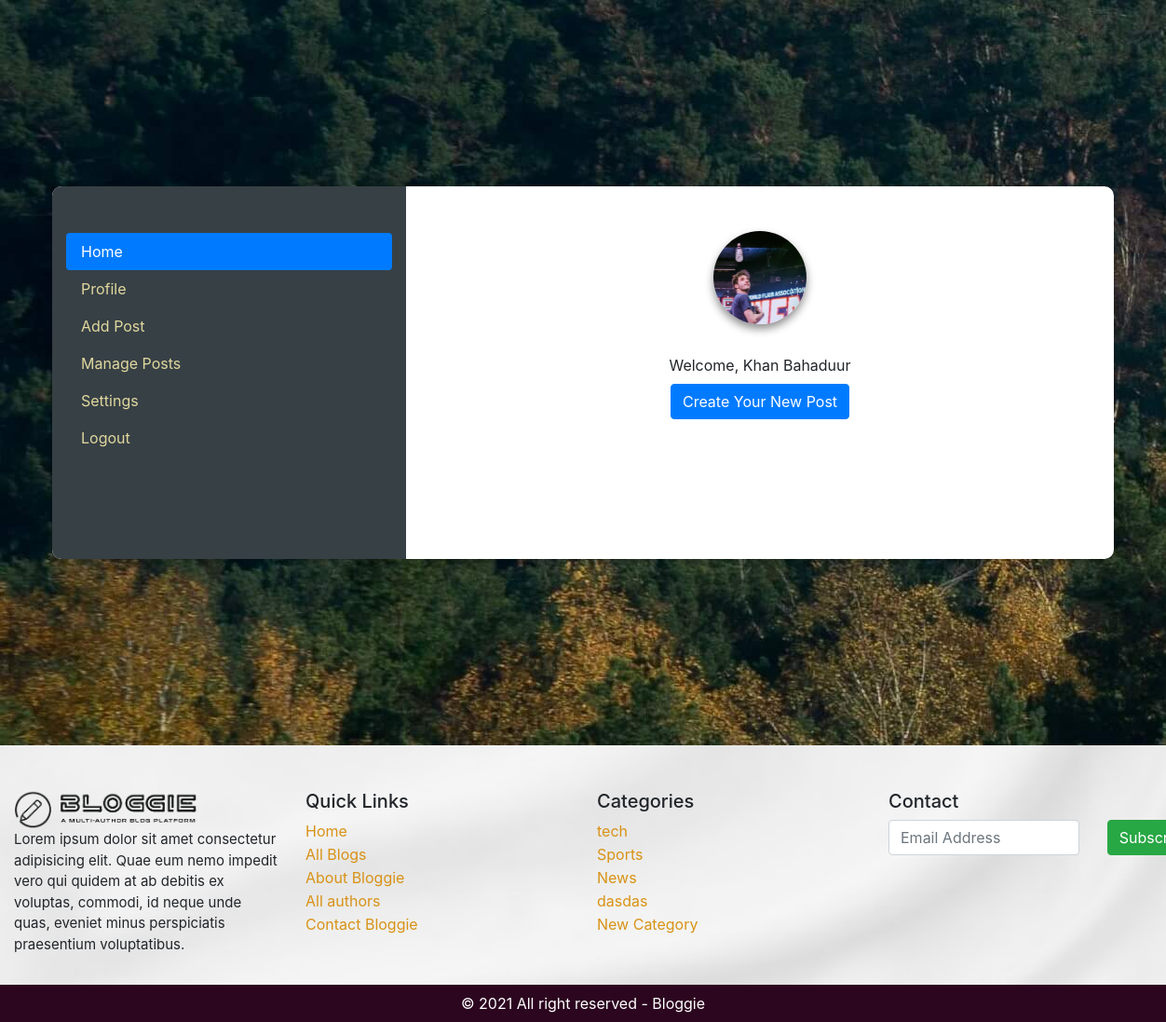
Page /dashboard.php (signed in) on the committed database.
### tables this page shows
CREATE TABLE `author` (
  `id` int(30) NOT NULL,
  `firstname` varchar(100) NOT NULL,
  `lastname` varchar(100) NOT NULL,
  `gender` varchar(50) NOT NULL,
  `email` varchar(300) NOT NULL,
  `phone` varchar(100) NOT NULL,
  `avater_image` varchar(300) NOT NULL,
  `bio` varchar(300) NOT NULL,
  `city` varchar(100) NOT NULL,
  `nid` varchar(100) NOT NULL,
  `company` varchar(100) NOT NULL,
  `position` varchar(100) NOT NULL,
  `password` varchar(100) NOT NULL,
  `status` varchar(100) NOT NULL,
  `date` datetime NOT NULL DEFAULT current_timestamp()
);

CREATE TABLE `categories` (
  `id` int(100) NOT NULL,
  `slug` varchar(200) NOT NULL,
  `name` varchar(200) NOT NULL,
  `status` varchar(200) NOT NULL,
  `date` date NOT NULL DEFAULT current_timestamp()
);

### login-session.php (called while the page is built, shortened)
<?php
    if(isset($_SESSION['21d6f40cfb511982e4424e0e250a9557']))
    {
        $logged_user=  $_SESSION['21d6f40cfb511982e4424e0e250a9557'];
        include "connection.php";
        $admin_query = " SELECT * FROM `author` WHERE email LIKE '$logged_user' ";
        $result= mysqli_query($con,$admin_query);
        if (mysqli_num_rows($result) > 0) {
            while($row = mysqli_fetch_assoc($result)) {
                $fname = $row["firstname"];
                $lname = $row["lastname"];
                $profile_picture = $row["avater_image"];
            }
        }
    }
    else
    {
        header("location:login.php");
    }
?>

### dashboard.php (the view, shortened to what this page needs)
<?php
include 'dashboard-head.php';
?>
<div class="container-fluid center dash_body p-2">
    <div class="container dashboard-card widget ">
        <div class="row">
            <div class="col-xl-4 dashboard-mmenu-bg">
                <div class="nav flex-column nav-pills" id="v-pills-tab" role="tablist" aria-orientation="vertical">
                    <a class="nav-link active" id="v-pills-home-tab" data-toggle="pill" href="#v-pills-home" role="tab" aria-controls="v-pills-home" aria-selected="true">Home</a>
                    <a class="nav-link" id="v-pills-profile-tab" data-toggle="pill" href="#v-pills-profile" role="tab" aria-controls="v-pills-profile" aria-selected="false">Profile</a>
                    <a class="nav-link" href="addpost.php">Add Post</a>
                    <a class="nav-link" id="v-pills-messages-tab" data-toggle="pill" href="#v-pills-messages" role="tab" aria-controls="v-pills-manage" aria-selected="false">Manage Posts</a>
                    <a class="nav-link" id="v-pills-settings-tab" data-toggle="pill" href="#v-pills-settings" role="tab" aria-controls="v-pills-settings" aria-selected="false">Settings</a>
                    <a class="nav-link" href="#exampleModalCenter" data-toggle="modal">Logout </a>
                </div>
            </div>
            <div class="col-xl-8">
                <div class="tab-content" id="v-pills-tabContent">
                    <div class="tab-pane fade show active" id="v-pills-home" role="tabpanel" aria-labelledby="v-pills-home-tab">
                        <div class="container-fluid">
                            <div class="text-center">
                                <div class="pt-5">
                                    <img height="100px" width="100px" class="dash_image" src="uploads/author__image/<?php echo $profile_picture; ?>" alt="">
                                </div>
                                <br>
                                <div class="welcome p-2">
                                    Welcome, <?php echo $fname . " " . $lname ?>
                                </div>
                                <a href="addpost.php" type="button" name="" id="" class="btn btn-primary "> Create Your New Post</a>
                            </div>
                        </div>
                    </div>
                </div>
            </div>
        </div>
    </div>
</div>
<?php include 'footer.php'; ?>

### dashboard-head.php (shortened to what this page needs)
<?php
include 'connection.php';
require_once('login-session.php');
?>
<head>
    <link rel="stylesheet" href="https://stackpath.bootstrapcdn.com/bootstrap/4.3.1/css/bootstrap.min.css">
    <link rel="stylesheet" href="https://use.fontawesome.com/releases/v5.13.1/css/all.css" />
    <link rel="stylesheet" href="css/theme.css">
    <link rel="stylesheet" href="css/responsive.css">
</head>

### footer.php (shortened to what this page needs)
<footer-section>
    <div class="footer-area pt-5 pb-3">
        <div class="container-fluid">
            <div class="row">
                <div class="col-xl-3">
                    <div class="footer-content">
                        <img width="70%" src="uploads/theme/logo-dark.png" alt="">
                        <p>Lorem ipsum dolor sit amet consectetur adipisicing elit. Quae eum nemo impedit vero qui quidem at ab debitis ex voluptas, commodi, id neque unde quas, eveniet minus perspiciatis praesentium voluptatibus.</p>
                    </div>
                </div>
                <div class="col-xl-3">
                    <div class="footer-content">
                        <h5>Quick Links</h5>
                            <li><a href="">Home</a></li>
                            <li><a href="">All Blogs</a></li>
                            <li><a href="">About Bloggie</a></li>
                            <li><a href="">All authors</a></li>
                            <li><a href="">Contact Bloggie</a></li>
                    </div>
                </div>
                <div class="col-xl-3">
                    <div class="footer-content">
                        <h5>Categories</h5>
                            <?php
                            $topic_query = " SELECT * FROM `categories`  ORDER BY id DESC LIMIT 6";
                            $result = mysqli_query($con, $topic_query);
                            if (mysqli_num_rows($result) > 0) {
                                while ($row = mysqli_fetch_assoc($result)) {
                                    $topic_id = $row["id"];
                                    $topic_name = $row["name"];
                            ?>
                                    <li><a href="categories.php?id=<?php echo $topic_id?>"><?php echo $topic_name ?></a></li>
                            <?php
                                }
                            }
                            ?>
                    </div>
                </div>
                <div class="col-xl-3">
                    <div class="footer-content">
                        <h5>Contact</h5>
                        <div class="subscribe">
                            <div class="">
                                <form action="" method="post">
                                    <div class="row">
                                        <div class="col-9">
                                            <input type="email" class="form-control" name="" id="" aria-describedby="emailHelpId" placeholder="Email Address" required>
                                        </div>
                                        <div class="col-3">
                                            <button type="submit" class="btn btn-success">Subscribe</button>
                                        </div>
                                    </div>
                                </form>
                            </div>
                        </div>
                    </div>
                </div>
            </div>
        </div>
    </div>
    <div class="copyright-area">
        <div class="p-2 text-white  m-0 text-center">
            &copy; <?php echo date("Y"); ?> All right reserved - Bloggie
        </div>
    </div>
</footer-section>
</body>
</html>

### css/theme.css (style rules this page uses)
a { text-decoration: none; color: var(--action-yellow); }
.nav-link { color: var(--light-yellow); }
.widget { overflow: hidden; border: none; background: white; border-radius: 10px; box-shadow: 1px 2px 10px rgba(0, 0, 0, 0.238); }
.center { display: flex; justify-content: center; align-items: center; }
.dash_body { background-image: url("../uploads/post_images/mountain.jpg"); }
.dashboard-mmenu-bg { padding-top: 10px; padding-bottom: 10px; background: var(--text-grey); }
.dash_image { border-radius: 100px; object-fit: cover; object-position: 100% 0%; box-shadow: 0px 5px 10px rgba(0, 0, 0, 0.449); }
.footer-area { background-image: url("../uploads/theme/footer-bg.jpg"); background-position: center; background-repeat: no-repeat; background-size: cover; }
.footer-area li { list-style: none; line-height: 25px; }
.footer-area p { font-size: 15px; }
.copyright-area { background: var(--primary-dark); }

### css/responsive.css (style rules this page uses)
@media only screen and (min-width: 992px) { .dashboard-card { height: 50vh; } }
@media only screen and (min-width: 992px) { .dash_body { height: 100vh; } }
@media only screen and (min-width: 992px) { .dashboard-mmenu-bg { padding-top: 50px; height: 100vh; } }

### rows in the picture
author: avater_image (picture), firstname "Khan", lastname "Bahaduur"
categories: name "tech"
categories: name "Sports"
categories: name "News"
categories: name "dasdas"
categories: name "New Category"
